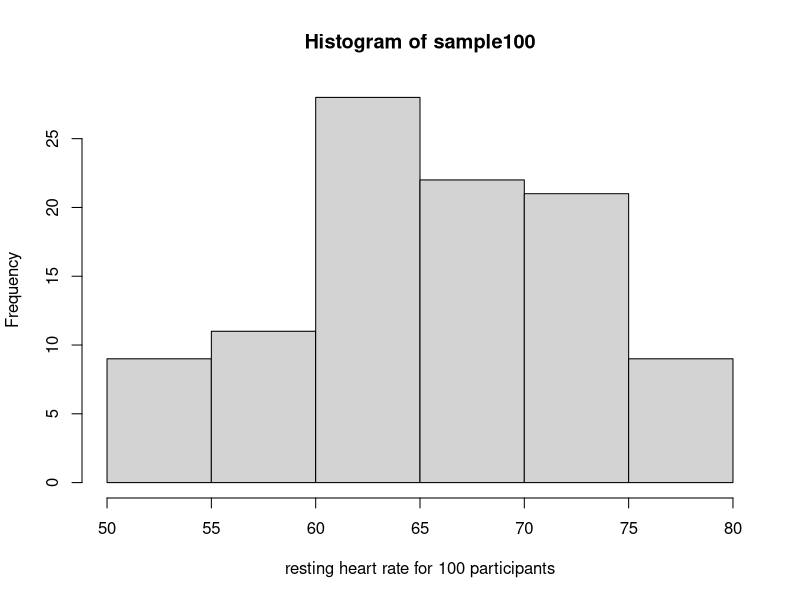
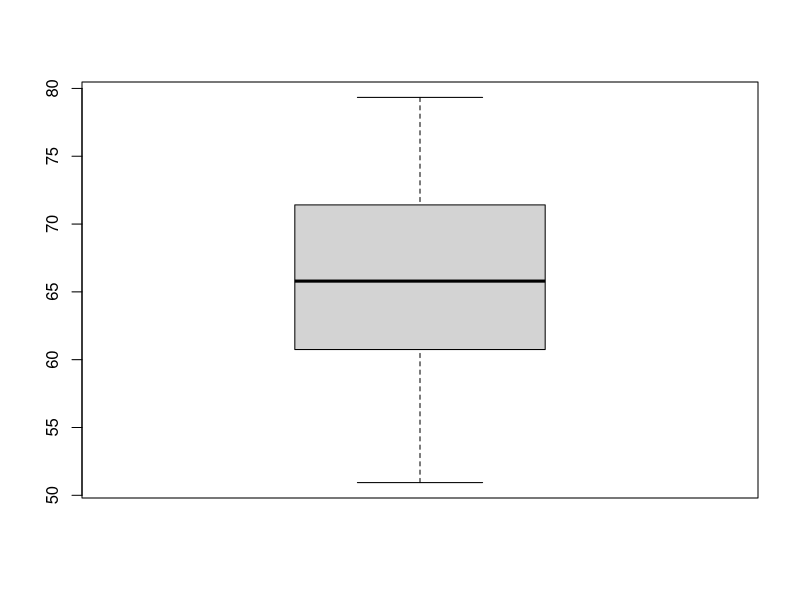
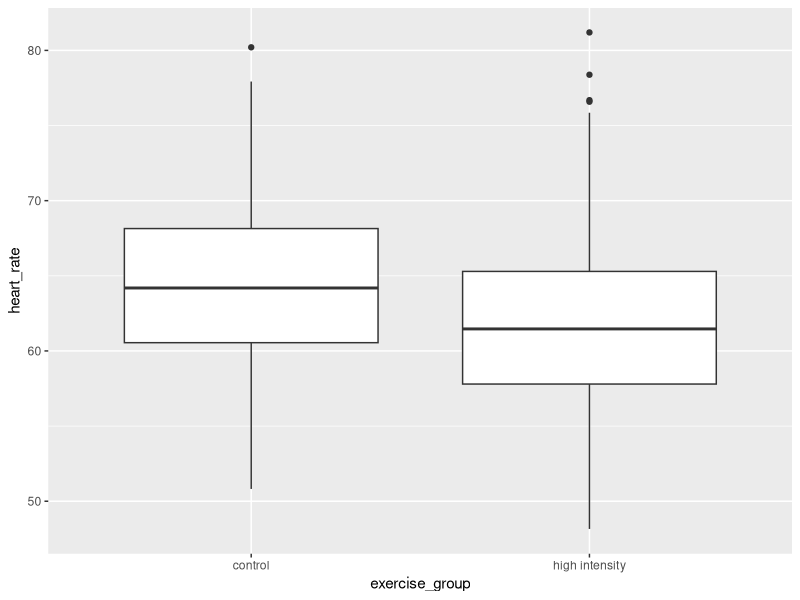
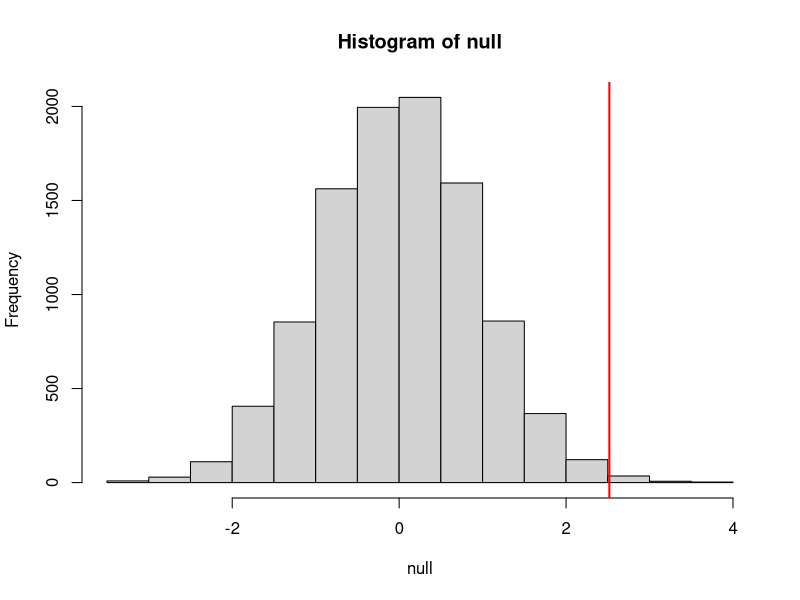
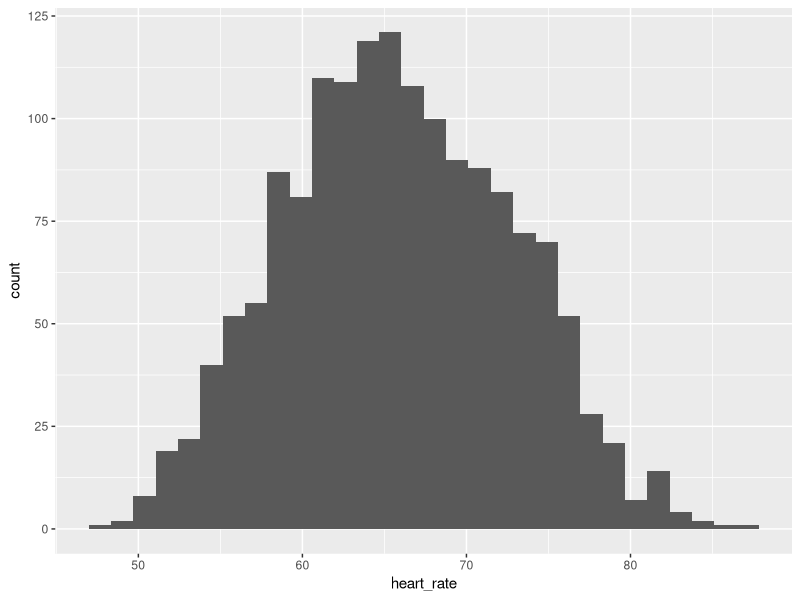
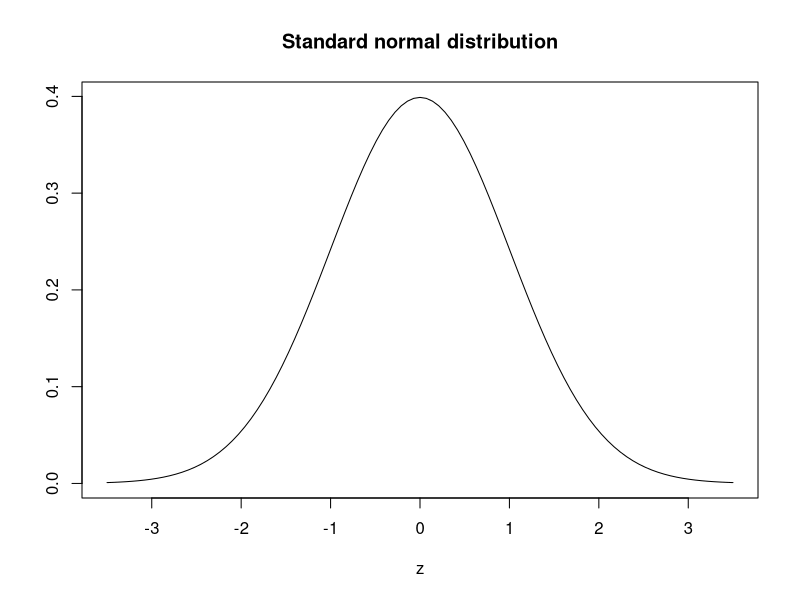
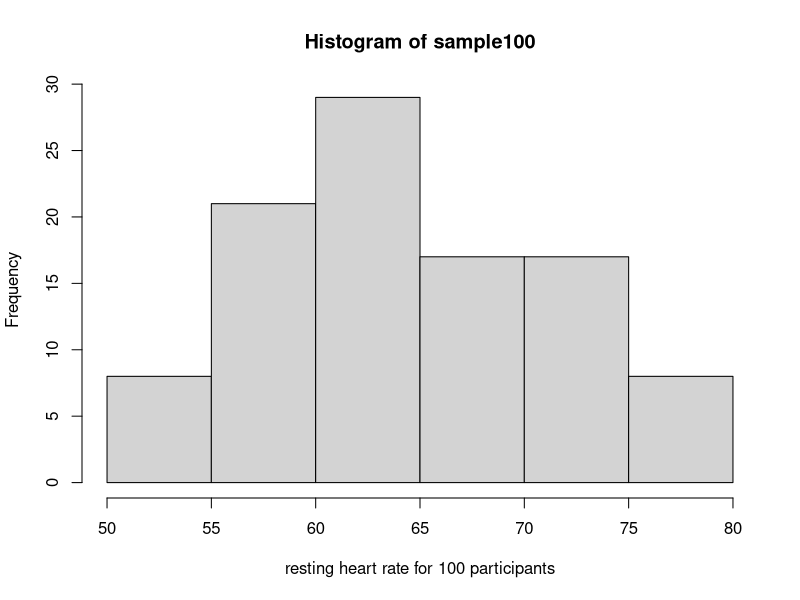
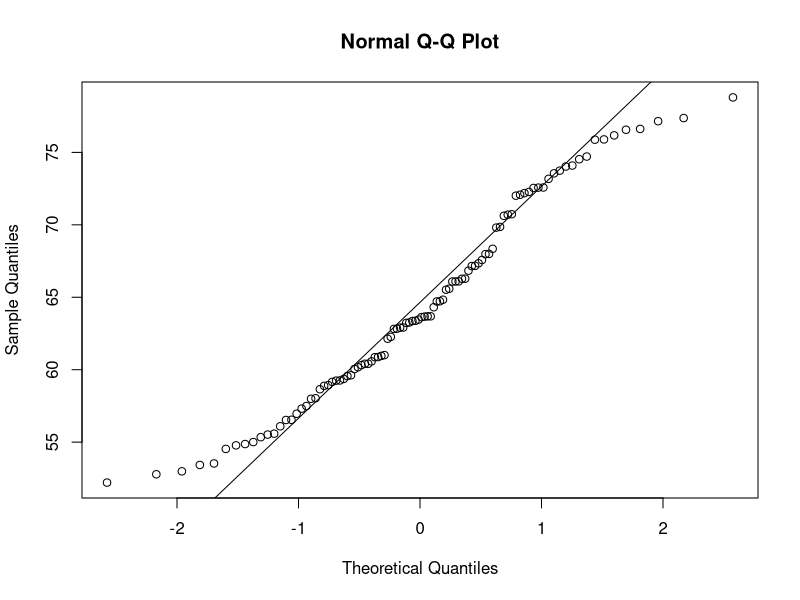

Reproduce these figures in R, in order.
## ---- chunk 1
library(tidyverse)
heart_rate <- read_csv("data/simulated_heart_rates.csv")
## ---- chunk 2
# take a random sample of 100 and create a histogram
# first set the seed for the random number generator
set.seed(42)
sample100 <- sample(heart_rate$heart_rate, 100)
hist(sample100, xlab = "resting heart rate for 100 participants")
## ---- chunk 3
boxplot(sample100)
## ---- chunk 4
heart_rate %>% 
  filter(exercise_group %in% c("high intensity", "control")) %>%
  ggplot(aes(exercise_group, heart_rate)) + 
  geom_boxplot()
## ---- chunk 5
# calculate the means of the two groups
# unlist() converts a tibble (special tidyverse table) to a vector
highHR <- heart_rate %>% 
            filter(exercise_group == "high intensity") %>% 
            select(heart_rate) %>% 
            unlist() 
controlHR <- heart_rate %>% 
                filter(exercise_group == "control") %>% 
                select(heart_rate) %>% 
                unlist() 
meanDiff <- mean(controlHR) - mean(highHR)
meanDiff
## ---- chunk 6
# calculate the sample mean of 100 people in each group
high100 <- mean(sample(highHR, size = 100))
control100 <- mean(sample(controlHR, size = 100))
control100 - high100
## ---- chunk 7
# calculate the sample mean of 100 people in each group
high100 <- mean(sample(highHR, 
                           size = 100))
control100 <- mean(sample(controlHR, 
                          size = 100))
control100 - high100
## ---- chunk 8
# read in the heart rates of the entire population of all elderly people
population <- heart_rate

# sample 100 of them and calculate the mean three times
mean(sample(population$heart_rate, size = 100))
mean(sample(population$heart_rate, size = 100))
mean(sample(population$heart_rate, size = 100))
## ---- chunk 9
## 100 controls
control <- sample(population$heart_rate, 
                  size = 100)

## another 100 controls that we pretend are on a high-intensity regimen
treatment <- sample(population$heart_rate, 
                    size = 100)
mean(control) - mean(treatment)
## ---- chunk 10
treatment <- replicate(n = 10000, 
                       mean(sample(population$heart_rate, 100)))
control <- replicate(n = 10000, 
                     mean(sample(population$heart_rate, 100)))
null <- control - treatment
hist(null)
abline(v=meanDiff, col="red", lwd=2)
## ---- chunk 11
mean(null >= meanDiff)
## ---- chunk 12
population %>% ggplot(mapping = aes(heart_rate)) + geom_histogram()
## ---- chunk 13
plot(function(x) dnorm(x), -3.5, 3.5, main = "Standard normal distribution",
     xlab = "z", ylab = "")
## ---- chunk 14
# the proportion of values BELOW the mean difference between high-intensity and
# control exercise groups
pnorm(meanDiff, mean=mean(null), sd=sd(null))

# the proportion of values ABOVE the mean difference between high-intensity and
# control exercise groups
1 - pnorm(meanDiff, mean=mean(null), sd=sd(null))
## ---- chunk 15
sample100 <- sample(heart_rate$heart_rate, 100)
hist(sample100, xlab = "resting heart rate for 100 participants")
## ---- chunk 16
qqnorm(sample100)
qqline(sample100)
## ---- chunk 17
# Extract two exercise groups from the data
# Compare the means of the two groups

control_group <- population %>%
  filter(exercise_group == "control") 
high_group <- population %>%
  filter(exercise_group == "high intensity") 
t.test(x = control_group$heart_rate,
       y = high_group$heart_rate)
## ---- chunk 18
# save the t-test result and access the p-value alone
result <- t.test(x = control_group$heart_rate,
                 y = high_group$heart_rate)
result$p.value
## ---- chunk 19
# access the confidence interval
result$conf.int
## ---- chunk 20
Q <- qnorm(1- 0.05/2)
N <- 30
B <- 200
plot(mean(population$heart_rate) + c(-7,7), c(1,1), type="n", 
     xlab="heart rate", ylab="confidence interval", ylim=c(1,B))
abline(v=mean(population$heart_rate), col = "darkgray", lty = 3, lwd = 5)
for (i in 1:B) {
  hr <- sample(population$heart_rate, N)
  se <- sd(hr)/sqrt(N)
  interval <- c(mean(hr) - Q * se, mean(hr) + Q * se)
  covered <- mean(population$heart_rate) <= interval[2] & 
    mean(population$heart_rate) >= interval[1]
  color <- ifelse(covered, "lightblue", "red")
  lines(interval, c(i, i), col=color)
  }
## ---- chunk 21
ggplot(data.frame(x = c(0, 10)), aes(x = x)) +
  stat_function(fun = dnorm, args = list(3, 1), color = "#7570b3", lwd=1) +
  stat_function(fun = dnorm, args = list(5, 1), color = "#d95f02", lwd=1) +
  theme(axis.title.x=element_blank(), axis.title.y=element_blank()) + 
  annotate('text', x = 1.5, y = 0.3, label= "mean = 3\nsd = 1", color = "#7570b3") + 
  annotate('text', x = 6.5, y = 0.3, label= "mean = 5\nsd = 1", color = "#d95f02")
## ---- chunk 22
ggplot(data.frame(x = c(0, 10)), aes(x = x)) +
  stat_function(fun = dnorm, args = list(3, 2), color = "#7570b3", lwd=1) +
  stat_function(fun = dnorm, args = list(5, 1), color = "#d95f02", lwd=1) +
  theme(axis.title.x=element_blank(), axis.title.y=element_blank()) + 
  annotate('text', x = 1.5, y = 0.2, label= "mean = 3\nsd = 2", color = "#7570b3") + 
  annotate('text', x = 6.5, y = 0.3, label= "mean = 5\nsd = 1", color = "#d95f02")
## ---- chunk 23
heart_rate %>% 
  group_by(exercise_group) %>%
  summarise(across(heart_rate,
                   list(variance=var, standard_deviation = sd))) 
## ---- chunk 24
var.test(heart_rate$exercise_group == "control",
         heart_rate$exercise_group == "high intensity")
## ---- chunk 25
set.seed(1)
n_sims <- 1000 # we want 1000 simulations
p_vals <- c()  # create a vector to hold the p-values

for(i in 1:n_sims){
  group1 <- rnorm(n=30, mean=1, sd=2) # simulate group 1
  group2 <- rnorm(n=30, mean=0, sd=2) # simulate group 2
  
  # run t-test and extract the p-value
  p_vals[i] <- t.test(group1, group2, var.equal = TRUE)$p.value 
}

# check power (i.e. proportion of p-values that are smaller 
# than alpha-level of .05)
mean(p_vals < .05) 
## ---- chunk 26
# sample size = 522 per group
# delta = the observed effect size, meanDiff
# sd = standard deviation 
# significance level (Type 1 error probability or 
#                     false positive rate) = 0.05
# type = two-sample t-test
# What is the power of this experiment to detect 
#                     an effect of size meanDiff?
power.t.test(n = 522, delta = meanDiff, sd = sd(heart_rate$heart_rate), 
             sig.level = 0.05, type = "two.sample")
## ---- chunk 27
# delta = the observed effect size, meanDiff
# sd = standard deviation
# significance level (Type 1 error probability or false positive rate) = 0.05
# type = two-sample t-test
# What is the minimum sample size we would need at 80% power?
power.t.test(delta = meanDiff, sd = sd(heart_rate$heart_rate), 
             sig.level = 0.05, type = "two.sample", power = 0.8)
## ---- chunk 28
# n = (16/delta squared), where delta is the standardized effect size
# delta = effect size standardized as Cohen's d
#     (difference in means)/(standard deviation)  
standardizedEffectSize <- meanDiff/sd(heart_rate$heart_rate)
n <- 16/standardizedEffectSize^2
n
## ---- chunk 29
# difference in means = (4 * sd)/(square root of n)
# n = 100, the number that I can afford
SD <- sd(heart_rate$heart_rate)
detectableDifferenceInMeans <- (4 * SD)/sqrt(100)
detectableDifferenceInMeans
## ---- chunk 30
power.curve <- function(n){
  
cd <- seq(.01, 2, .1)  #Vector of effect sizes
samp.out <- NULL

for(i in 1:length(cd)) {
  power <-  power.t.test(n=n, delta=cd[i], 
                         sig.level=.05, type="two.sample")$power
  power <-  data.frame(effect.size=cd[i], power=power)
  samp.out <- rbind(samp.out, power)
  }

ggplot(samp.out, aes(effect.size, power)) +
  geom_line() + 
  geom_point() +
  theme_minimal() +
  geom_hline(yintercept = .8, lty=2, color='blue') +
  labs(title=paste0("t-test Power Curve for n=", n),
       x="Cohen's d",
       y="Power")
}
power.curve(5)
power.curve(50)
power.curve(500)
## ---- chunk 31
library(broom)

# start with a vector of effect size values to plot
seq(.01, 2, .49) %>% 
  # reverse the vector so the legend labels 
  # and the curves are in the same vertical order 
  rev() %>% 
  # map will help us perform power calculations for every
  # value in the vector of effect sizes
  map(
    # the purrr function will first do the power calculations, 
    # then turn it into a data frame,
    # then make a column that records the effect size 
    ~ power.t.test(
      # small steps in n values make a smooth plot
      n = seq(2, 100, .05), 
      # .x is each value in the effect size vector
      delta = .x) %>% 
      # turn the power.htest object into a dataframe (tibble)
      tidy() %>% 
      # keep track of the effect size 
      # for this set of calculations
      mutate(effect_size=as.factor(.x)) 
  ) %>%
  # map will return a list of data frames of the power
  # calculations so we need to turn it into a single dataframe
  bind_rows() %>% 
  # now we have data we can plot as usual!
  ggplot(aes(n, power, color=effect_size)) +
  # we used a lot of points so this geom_line will look smooth
  geom_line() +
  labs(y="Power",
       x = "Sample size",
       color = "Effect Size (Cohen's d)") +
  theme_bw()
